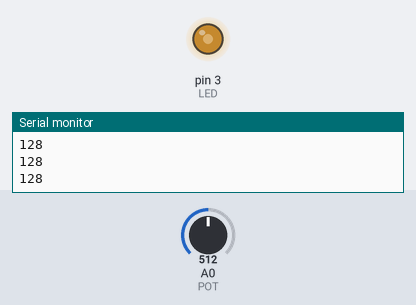
The sketch below on a simulated Arduino Uno, built with avr-gcc and run on an emulated ATmega328P. Shown: output pins drawn as LEDs (lit = HIGH), the last lines printed to the serial monitor. The inputs (shaded band) are chosen by the test bench; at power-on: A0 (POT) = 512.

Above: at 1.2 s.
1.3 s: A0 (POT) set to 306
At 2.4 s:
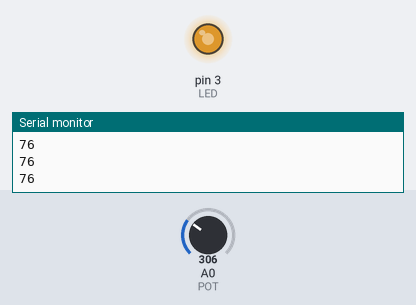
2.8 s: A0 (POT) set to 122
At 3.6 s:
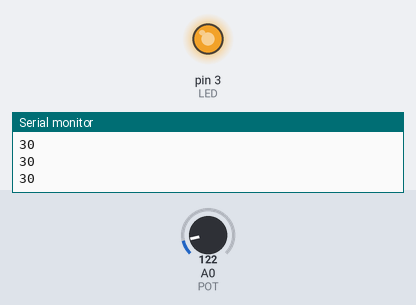
4.3 s: A0 (POT) set to 900
At 4.7 s:
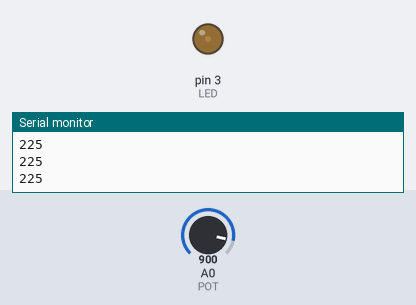
5.8 s: A0 (POT) set to 1023
At 7.1 s:
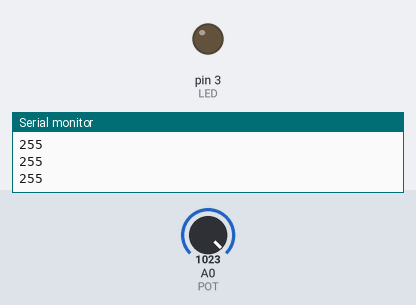
Timing chart, 0 to 8.3 s (numbered marks = the images above; inputs shaded):
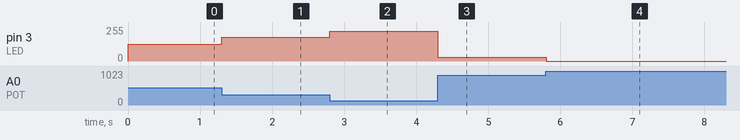

The sketch:

hw01_2.ino
```cpp
/*
Coded by Jheng-Hong Wang (2018)
E-mail : workspace2110@gmail.com
Description:
    題目： 課本實作題第3章第1題(利用電位計調整1w LED的光燈)
    接腳:
        VR7A (P7 horizontal) : 接微控板的 A0 腳
        1w LED (P8) : 接微控板的 3 腳
    功能:
        VR7A : 調整用之電位計
        序列埠監控視窗 : 顯示PWM 值(0-255)
*/

// Declare variables:
const int LED = 3;              // Declare pin of LED
const int POT = A0;             // Declare pin of VR7A
const unsigned int baud = 9600; // Declare baud rate
//--------------------------------------------

// Initializing system
void setup() {
    pinMode(POT, INPUT);    // Setup POT
    pinMode(LED, OUTPUT);   // Setup LED
    digitalWrite(LED, 0);   // Close LED
    Serial.begin(baud);     // Start the serial port and set the 9600 baud rate
}
//--------------------------------------------

// main function
void loop() {
    int value = analogRead(POT)/4;  // Read analog pin(1024/4 = 256)
    analogWrite(LED, 255-value);    // Output PWM signal to LED
    Serial.println(value);          // Print in the Serial Monitor Window
    //delay(5000);
}
//--------------------------------------------
```

Measured:
- after the input at 1.3 s, pin 3 (LED): 127/255 → 179/255 at once
- after the input at 2.8 s, pin 3 (LED): 179/255 → 225/255 at once
- after the input at 4.3 s, pin 3 (LED): 225/255 → 30/255 at once
- after the input at 5.8 s, pin 3 (LED): 30/255 → 0/255 at once
